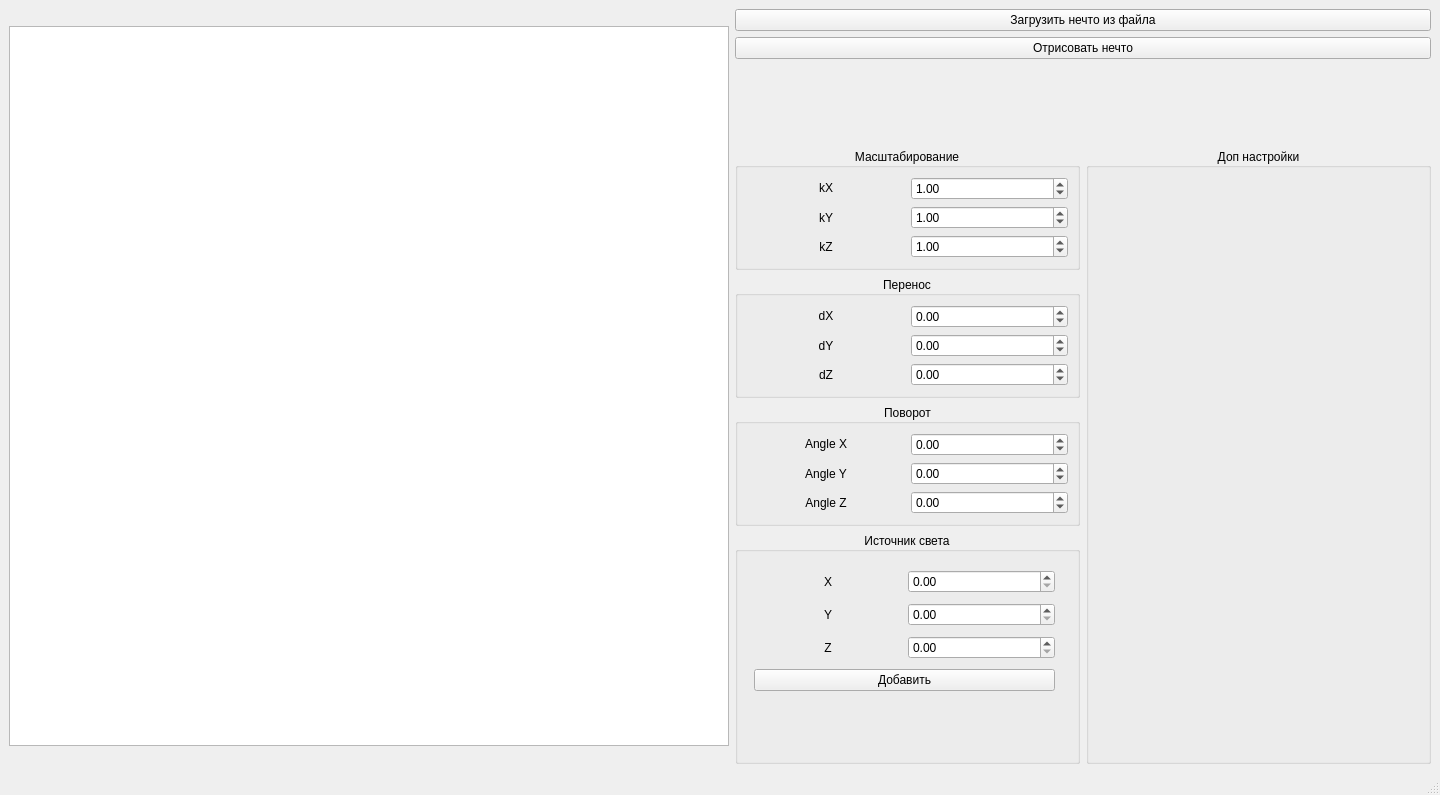
<?xml version="1.0" encoding="UTF-8"?>
<ui version="4.0">
 <class>MainWindow</class>
 <widget class="QMainWindow" name="MainWindow">
  <property name="geometry">
   <rect>
    <x>0</x>
    <y>0</y>
    <width>1440</width>
    <height>795</height>
   </rect>
  </property>
  <property name="windowTitle">
   <string>MainWindow</string>
  </property>
  <property name="autoFillBackground">
   <bool>true</bool>
  </property>
  <property name="styleSheet">
   <string notr="true">bg=rgb(255, 255, 255)</string>
  </property>
  <widget class="QWidget" name="centralwidget">
   <layout class="QGridLayout" name="gridLayout">
    <item row="7" column="1">
     <widget class="QGroupBox" name="groupBox_3">
      <property name="title">
       <string>Поворот</string>
      </property>
      <property name="alignment">
       <set>Qt::AlignCenter</set>
      </property>
      <layout class="QGridLayout" name="gridLayout_7">
       <item row="0" column="0">
        <layout class="QGridLayout" name="gridLayout_8">
         <item row="1" column="1" colspan="2">
          <layout class="QGridLayout" name="gridLayout_2">
           <item row="1" column="1">
            <widget class="QDoubleSpinBox" name="AyField">
             <property name="sizePolicy">
              <sizepolicy hsizetype="Preferred" vsizetype="Fixed">
               <horstretch>0</horstretch>
               <verstretch>0</verstretch>
              </sizepolicy>
             </property>
             <property name="minimum">
              <double>-10000.000000000000000</double>
             </property>
             <property name="maximum">
              <double>10000.000000000000000</double>
             </property>
            </widget>
           </item>
           <item row="2" column="1">
            <widget class="QDoubleSpinBox" name="AzField">
             <property name="sizePolicy">
              <sizepolicy hsizetype="Preferred" vsizetype="Fixed">
               <horstretch>0</horstretch>
               <verstretch>0</verstretch>
              </sizepolicy>
             </property>
             <property name="minimum">
              <double>-10000.000000000000000</double>
             </property>
             <property name="maximum">
              <double>10000.000000000000000</double>
             </property>
            </widget>
           </item>
           <item row="0" column="1">
            <widget class="QDoubleSpinBox" name="AxField">
             <property name="sizePolicy">
              <sizepolicy hsizetype="Preferred" vsizetype="Fixed">
               <horstretch>0</horstretch>
               <verstretch>0</verstretch>
              </sizepolicy>
             </property>
             <property name="minimum">
              <double>-10000.000000000000000</double>
             </property>
             <property name="maximum">
              <double>10000.000000000000000</double>
             </property>
            </widget>
           </item>
           <item row="0" column="0">
            <widget class="QLabel" name="label_18">
             <property name="sizePolicy">
              <sizepolicy hsizetype="Preferred" vsizetype="Fixed">
               <horstretch>0</horstretch>
               <verstretch>0</verstretch>
              </sizepolicy>
             </property>
             <property name="text">
              <string>Angle X</string>
             </property>
             <property name="alignment">
              <set>Qt::AlignCenter</set>
             </property>
            </widget>
           </item>
           <item row="2" column="0">
            <widget class="QLabel" name="label_16">
             <property name="text">
              <string>Angle Z</string>
             </property>
             <property name="alignment">
              <set>Qt::AlignCenter</set>
             </property>
            </widget>
           </item>
           <item row="1" column="0">
            <widget class="QLabel" name="label_17">
             <property name="text">
              <string>Angle Y</string>
             </property>
             <property name="alignment">
              <set>Qt::AlignCenter</set>
             </property>
            </widget>
           </item>
          </layout>
         </item>
        </layout>
       </item>
      </layout>
     </widget>
    </item>
    <item row="5" column="2" rowspan="6">
     <widget class="QGroupBox" name="groupBox_5">
      <property name="title">
       <string>Доп настройки</string>
      </property>
      <property name="alignment">
       <set>Qt::AlignCenter</set>
      </property>
      <widget class="QLabel" name="label_4">
       <property name="geometry">
        <rect>
         <x>8</x>
         <y>25</y>
         <width>321</width>
         <height>561</height>
        </rect>
       </property>
       <property name="text">
        <string/>
       </property>
       <property name="alignment">
        <set>Qt::AlignCenter</set>
       </property>
      </widget>
     </widget>
    </item>
    <item row="8" column="1" rowspan="3">
     <widget class="QGroupBox" name="groupBox_4">
      <property name="enabled">
       <bool>true</bool>
      </property>
      <property name="autoFillBackground">
       <bool>false</bool>
      </property>
      <property name="title">
       <string>Источник света</string>
      </property>
      <property name="alignment">
       <set>Qt::AlignCenter</set>
      </property>
      <widget class="QWidget" name="gridLayoutWidget">
       <property name="geometry">
        <rect>
         <x>19</x>
         <y>34</y>
         <width>301</width>
         <height>131</height>
        </rect>
       </property>
       <layout class="QGridLayout" name="gridLayout_14">
        <item row="2" column="1">
         <widget class="QDoubleSpinBox" name="doubleSpinBox_2"/>
        </item>
        <item row="0" column="0">
         <widget class="QLabel" name="label">
          <property name="text">
           <string>X</string>
          </property>
          <property name="alignment">
           <set>Qt::AlignCenter</set>
          </property>
         </widget>
        </item>
        <item row="2" column="0">
         <widget class="QLabel" name="label_3">
          <property name="text">
           <string>Z</string>
          </property>
          <property name="alignment">
           <set>Qt::AlignCenter</set>
          </property>
         </widget>
        </item>
        <item row="1" column="0">
         <widget class="QLabel" name="label_2">
          <property name="text">
           <string>Y</string>
          </property>
          <property name="alignment">
           <set>Qt::AlignCenter</set>
          </property>
         </widget>
        </item>
        <item row="1" column="1">
         <widget class="QDoubleSpinBox" name="doubleSpinBox_3"/>
        </item>
        <item row="0" column="1">
         <widget class="QDoubleSpinBox" name="doubleSpinBox"/>
        </item>
        <item row="3" column="0" colspan="2">
         <widget class="QPushButton" name="AddLightButton">
          <property name="autoFillBackground">
           <bool>false</bool>
          </property>
          <property name="text">
           <string>Добавить</string>
          </property>
         </widget>
        </item>
       </layout>
      </widget>
     </widget>
    </item>
    <item row="6" column="1">
     <widget class="QGroupBox" name="groupBox">
      <property name="autoFillBackground">
       <bool>false</bool>
      </property>
      <property name="title">
       <string>Перенос</string>
      </property>
      <property name="alignment">
       <set>Qt::AlignCenter</set>
      </property>
      <layout class="QGridLayout" name="gridLayout_4">
       <item row="0" column="0">
        <layout class="QGridLayout" name="gridLayout_3">
         <item row="2" column="1">
          <widget class="QDoubleSpinBox" name="DyField">
           <property name="sizePolicy">
            <sizepolicy hsizetype="Preferred" vsizetype="Fixed">
             <horstretch>0</horstretch>
             <verstretch>0</verstretch>
            </sizepolicy>
           </property>
           <property name="minimum">
            <double>-10000.000000000000000</double>
           </property>
           <property name="maximum">
            <double>10000.000000000000000</double>
           </property>
          </widget>
         </item>
         <item row="2" column="0">
          <widget class="QLabel" name="label_10">
           <property name="text">
            <string>dY</string>
           </property>
           <property name="alignment">
            <set>Qt::AlignCenter</set>
           </property>
          </widget>
         </item>
         <item row="3" column="0">
          <widget class="QLabel" name="label_11">
           <property name="text">
            <string>dZ</string>
           </property>
           <property name="alignment">
            <set>Qt::AlignCenter</set>
           </property>
          </widget>
         </item>
         <item row="1" column="0">
          <widget class="QLabel" name="label_12">
           <property name="sizePolicy">
            <sizepolicy hsizetype="Preferred" vsizetype="Fixed">
             <horstretch>0</horstretch>
             <verstretch>0</verstretch>
            </sizepolicy>
           </property>
           <property name="text">
            <string>dX</string>
           </property>
           <property name="alignment">
            <set>Qt::AlignCenter</set>
           </property>
           <property name="wordWrap">
            <bool>false</bool>
           </property>
          </widget>
         </item>
         <item row="1" column="1">
          <widget class="QDoubleSpinBox" name="DxField">
           <property name="sizePolicy">
            <sizepolicy hsizetype="Preferred" vsizetype="Fixed">
             <horstretch>0</horstretch>
             <verstretch>0</verstretch>
            </sizepolicy>
           </property>
           <property name="minimum">
            <double>-10000.000000000000000</double>
           </property>
           <property name="maximum">
            <double>10000.000000000000000</double>
           </property>
          </widget>
         </item>
         <item row="3" column="1">
          <widget class="QDoubleSpinBox" name="DzField">
           <property name="sizePolicy">
            <sizepolicy hsizetype="Preferred" vsizetype="Fixed">
             <horstretch>0</horstretch>
             <verstretch>0</verstretch>
            </sizepolicy>
           </property>
           <property name="minimum">
            <double>-10000.000000000000000</double>
           </property>
           <property name="maximum">
            <double>10000.000000000000000</double>
           </property>
          </widget>
         </item>
        </layout>
       </item>
      </layout>
     </widget>
    </item>
    <item row="5" column="1">
     <widget class="QGroupBox" name="groupBox_2">
      <property name="autoFillBackground">
       <bool>false</bool>
      </property>
      <property name="title">
       <string>Масштабирование</string>
      </property>
      <property name="alignment">
       <set>Qt::AlignCenter</set>
      </property>
      <layout class="QGridLayout" name="gridLayout_5">
       <item row="1" column="0">
        <layout class="QGridLayout" name="gridLayout_6">
         <item row="1" column="1" colspan="2">
          <layout class="QGridLayout" name="gridLayout_9">
           <item row="0" column="0">
            <widget class="QLabel" name="label_15">
             <property name="sizePolicy">
              <sizepolicy hsizetype="Preferred" vsizetype="Fixed">
               <horstretch>0</horstretch>
               <verstretch>0</verstretch>
              </sizepolicy>
             </property>
             <property name="text">
              <string>kX</string>
             </property>
             <property name="alignment">
              <set>Qt::AlignCenter</set>
             </property>
            </widget>
           </item>
           <item row="1" column="0">
            <widget class="QLabel" name="label_14">
             <property name="text">
              <string>kY</string>
             </property>
             <property name="alignment">
              <set>Qt::AlignCenter</set>
             </property>
            </widget>
           </item>
           <item row="0" column="1">
            <widget class="QDoubleSpinBox" name="KxField">
             <property name="sizePolicy">
              <sizepolicy hsizetype="Preferred" vsizetype="Fixed">
               <horstretch>0</horstretch>
               <verstretch>0</verstretch>
              </sizepolicy>
             </property>
             <property name="minimum">
              <double>-10000.000000000000000</double>
             </property>
             <property name="maximum">
              <double>10000.000000000000000</double>
             </property>
             <property name="value">
              <double>1.000000000000000</double>
             </property>
            </widget>
           </item>
           <item row="1" column="1">
            <widget class="QDoubleSpinBox" name="KyField">
             <property name="sizePolicy">
              <sizepolicy hsizetype="Preferred" vsizetype="Fixed">
               <horstretch>0</horstretch>
               <verstretch>0</verstretch>
              </sizepolicy>
             </property>
             <property name="minimum">
              <double>-10000.000000000000000</double>
             </property>
             <property name="maximum">
              <double>10000.000000000000000</double>
             </property>
             <property name="value">
              <double>1.000000000000000</double>
             </property>
            </widget>
           </item>
           <item row="2" column="1">
            <widget class="QDoubleSpinBox" name="KzField">
             <property name="sizePolicy">
              <sizepolicy hsizetype="Preferred" vsizetype="Fixed">
               <horstretch>0</horstretch>
               <verstretch>0</verstretch>
              </sizepolicy>
             </property>
             <property name="minimum">
              <double>-10000.000000000000000</double>
             </property>
             <property name="maximum">
              <double>10000.000000000000000</double>
             </property>
             <property name="value">
              <double>1.000000000000000</double>
             </property>
            </widget>
           </item>
           <item row="2" column="0">
            <widget class="QLabel" name="label_13">
             <property name="text">
              <string>kZ</string>
             </property>
             <property name="alignment">
              <set>Qt::AlignCenter</set>
             </property>
            </widget>
           </item>
          </layout>
         </item>
        </layout>
       </item>
      </layout>
     </widget>
    </item>
    <item row="2" column="0" rowspan="9">
     <widget class="QGraphicsView" name="graphicsView">
      <property name="sizePolicy">
       <sizepolicy hsizetype="Fixed" vsizetype="Fixed">
        <horstretch>0</horstretch>
        <verstretch>0</verstretch>
       </sizepolicy>
      </property>
      <property name="minimumSize">
       <size>
        <width>720</width>
        <height>720</height>
       </size>
      </property>
      <property name="autoFillBackground">
       <bool>true</bool>
      </property>
     </widget>
    </item>
    <item row="2" column="1" colspan="2">
     <widget class="QPushButton" name="LoadFigureButton">
      <property name="autoFillBackground">
       <bool>true</bool>
      </property>
      <property name="text">
       <string>Загрузить нечто из файла</string>
      </property>
      <property name="iconSize">
       <size>
        <width>16</width>
        <height>16</height>
       </size>
      </property>
     </widget>
    </item>
    <item row="3" column="1" colspan="2">
     <widget class="QPushButton" name="DrawButton">
      <property name="autoFillBackground">
       <bool>true</bool>
      </property>
      <property name="text">
       <string>Отрисовать нечто</string>
      </property>
     </widget>
    </item>
   </layout>
  </widget>
  <widget class="QMenuBar" name="menubar">
   <property name="geometry">
    <rect>
     <x>0</x>
     <y>0</y>
     <width>1440</width>
     <height>24</height>
    </rect>
   </property>
  </widget>
  <widget class="QStatusBar" name="statusbar"/>
 </widget>
 <resources/>
 <connections/>
</ui>
